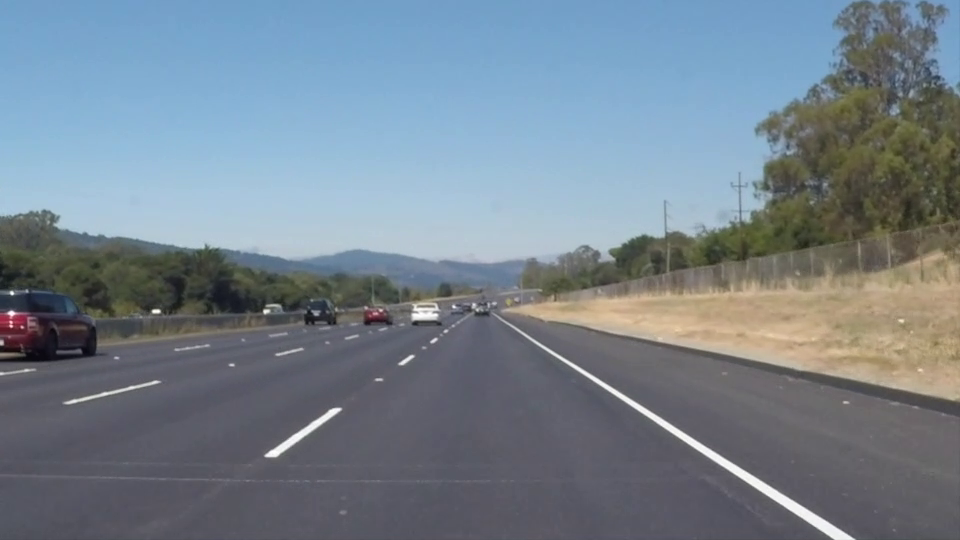
//> input picture frame 22 of solidWhiteRight.mp4, 960 x 540 px
$ ./main   (built with g++ and OpenCV 4)
//> lines starting //> are read from the running program, lines starting //| are printed output that depends on the picture
#include <iostream>
#include <opencv2/imgproc.hpp>
#include <opencv2/opencv.hpp>
#include <vector>

using namespace cv;

static int x_offset(490), y_offset(0), w1(855), w2(220), h(175);

int main() {
    VideoCapture cap("../solidWhiteRight.mp4");

    Mat frame, res, transform;

    while(frame.empty()) {
        cap >> frame;
//> frame is the input picture: 540 rows x 960 cols, CV_8UC3; mean B, G, R 141.9, 130.7, 117.7
    }

    namedWindow("Main", WINDOW_AUTOSIZE);
    createTrackbar("x offset", "Main", &x_offset, frame.size[1]);
    createTrackbar("y offset", "Main", &y_offset, frame.size[0]);
    createTrackbar("down width", "Main", &w1, frame.size[1]);
    createTrackbar("up width", "Main", &w2, frame.size[1]);
    createTrackbar("height", "Main", &h, frame.size[0]);

    namedWindow("Result", WINDOW_AUTOSIZE);

    std::vector<std::vector<Point>> pols;
    std::vector<Point> pol;
    std::vector<Point2f> persp_dst, persp_src;
    persp_dst.push_back(Point2f(0, 0));
    persp_dst.push_back(Point2f(frame.size[1], 0));
//> persp_dst = 2 Points (x, y): [0, 0], [960, 0]
    persp_dst.push_back(Point2f(frame.size[1], frame.size[0]));
    persp_dst.push_back(Point2f(0, frame.size[0]));
    while(true) {
        cap >> frame;
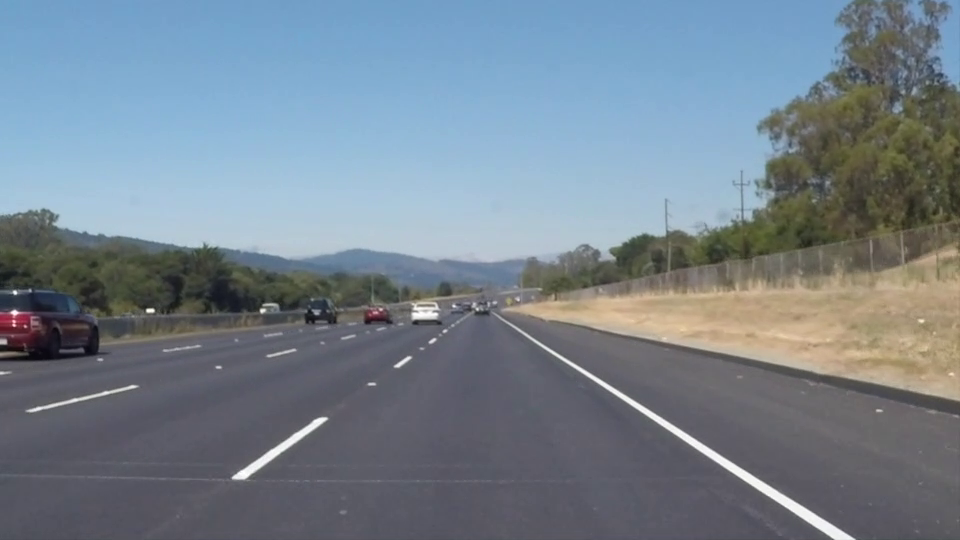
//> input picture frame 23 of solidWhiteRight.mp4, 960 x 540 px
//> frame is the input picture: 540 rows x 960 cols, CV_8UC3; mean B, G, R 142, 130.6, 117.8

        if(frame.empty()) {
            cap.set(CAP_PROP_POS_FRAMES, 0);
            continue;
        }

        frame.copyTo(res);

        pol.clear();
        pols.clear();
        pol.push_back(Point(x_offset - w1 / 2, frame.size[0] - y_offset));
//> pol = 1 Point (x, y): [63, 540]
        pol.push_back(Point(x_offset + w1 / 2, frame.size[0] - y_offset));
//> pol = 2 Points (x, y): [63, 540], [917, 540]
        pol.push_back(Point(x_offset + w2 / 2, frame.size[0] - y_offset - h));
        pol.push_back(Point(x_offset - w2 / 2, frame.size[0] - y_offset - h));
        pols.push_back(pol);
        polylines(frame, pols, true, Scalar(0, 255, 0), 2);

        putText(
            frame,
            format("FPS: %3.2f", cap.get(CAP_PROP_FPS)),
            Point(10, 25),
            FONT_HERSHEY_TRIPLEX,
            0.75,
            Scalar(0, 255, 0));

        putText(
            frame,
            format("Frame:        %5.0f", cap.get(CAP_PROP_POS_FRAMES)),
            Point(10, 50),
            FONT_HERSHEY_TRIPLEX,
            0.75,
            Scalar(0, 255, 0));

        putText(
            frame,
            format("Frames total: %5.0f", cap.get(CAP_PROP_FRAME_COUNT)),
            Point(10, 75),
            FONT_HERSHEY_TRIPLEX,
            0.75,
            Scalar(0, 255, 0));
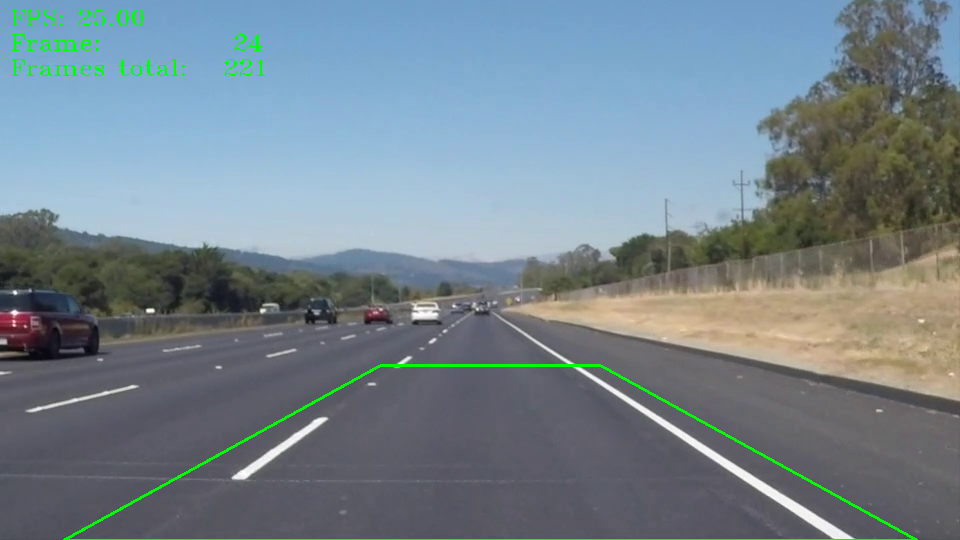
//> frame: 540 rows x 960 cols, CV_8UC3; mean B, G, R 140.6, 132, 116.8

        imshow("Main", frame);

        persp_src.clear();
        persp_src.push_back(Point2f(x_offset - w1 / 2, frame.size[0] - y_offset));
//> persp_src = 1 Point (x, y): [63, 540]
        persp_src.push_back(Point2f(x_offset + w1 / 2, frame.size[0] - y_offset));
        persp_src.push_back(Point2f(x_offset + w2 / 2, frame.size[0] - y_offset - h));
        persp_src.push_back(Point2f(x_offset - w2 / 2, frame.size[0] - y_offset - h));
        transform = getPerspectiveTransform(persp_src, persp_dst);
        warpPerspective(res, res, transform, { res.size[1], res.size[0] });
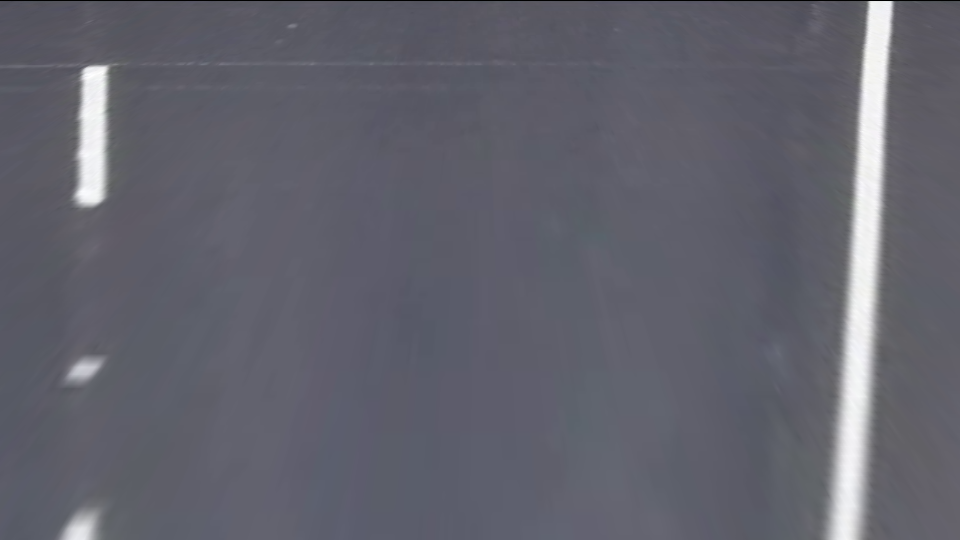
//> res: 540 rows x 960 cols, CV_8UC3; mean B, G, R 109.2, 98.7, 98.4

        imshow("Result", res);

        if(waitKey(10) == 27)
//> the Esc key is pressed
            break; // ESC
    }

    cap.release();
    return 0;
}

$ run again, starting later in the video
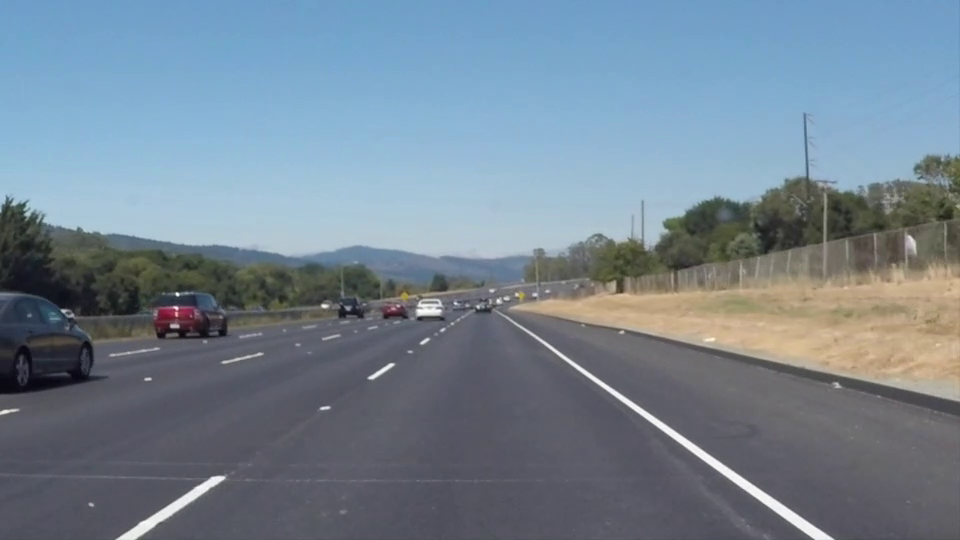
//> input picture frame 99 of solidWhiteRight.mp4, 960 x 540 px
//> frame is the input picture: 540 rows x 960 cols, CV_8UC3; mean B, G, R 146, 132.3, 116.7
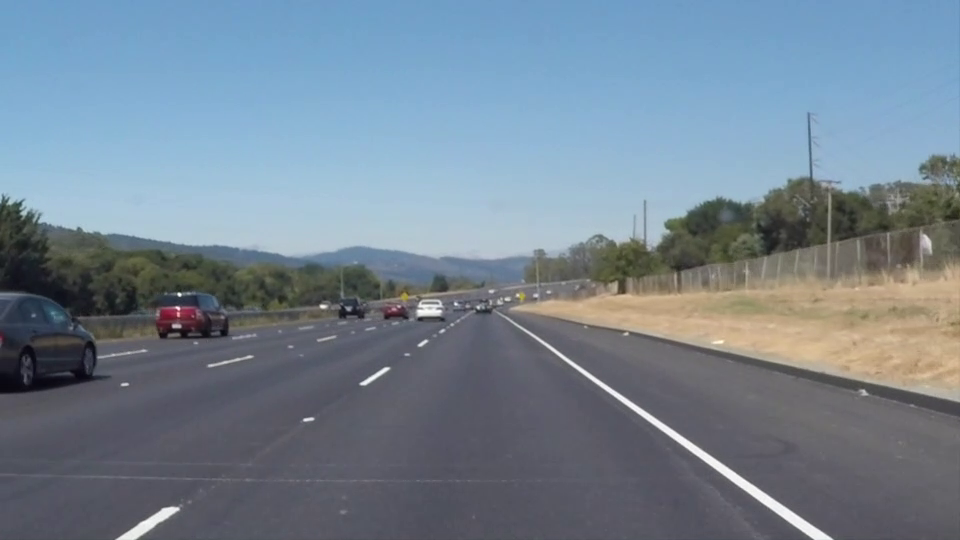
//> input picture frame 100 of solidWhiteRight.mp4, 960 x 540 px
//> frame is the input picture: 540 rows x 960 cols, CV_8UC3; mean B, G, R 145.9, 132, 116.7
//> `warpPerspective(res, res, transform, { res.size[1], res.size[0] });`:
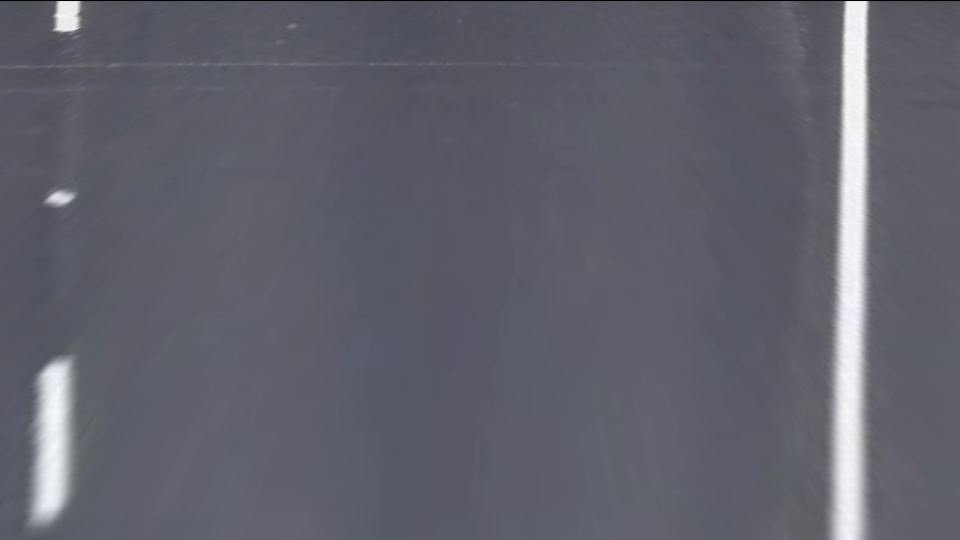
//> res: 540 rows x 960 cols, CV_8UC3; mean B, G, R 107.9, 97.1, 96.6

$ run again, starting later in the video
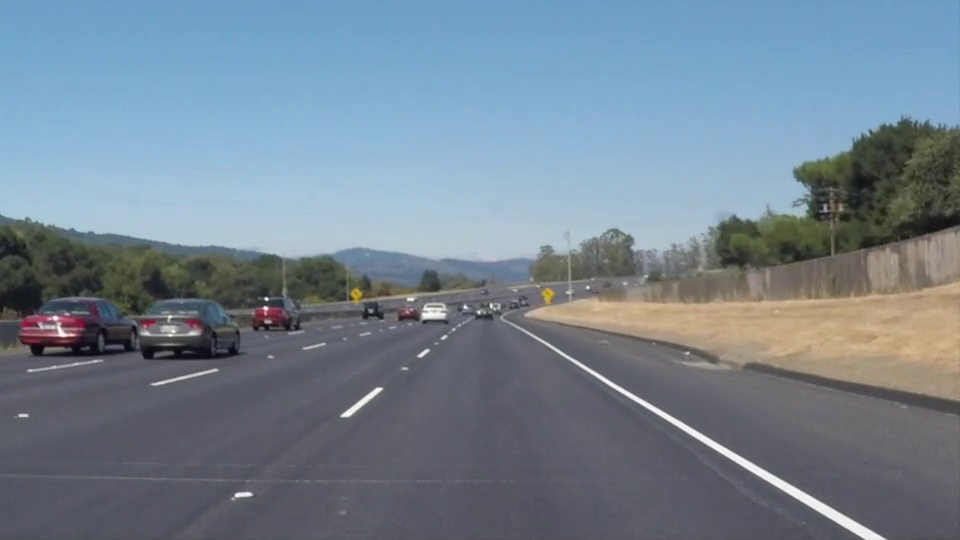
//> input picture frame 176 of solidWhiteRight.mp4, 960 x 540 px
//> frame is the input picture: 540 rows x 960 cols, CV_8UC3; mean B, G, R 145.2, 131.6, 116.5
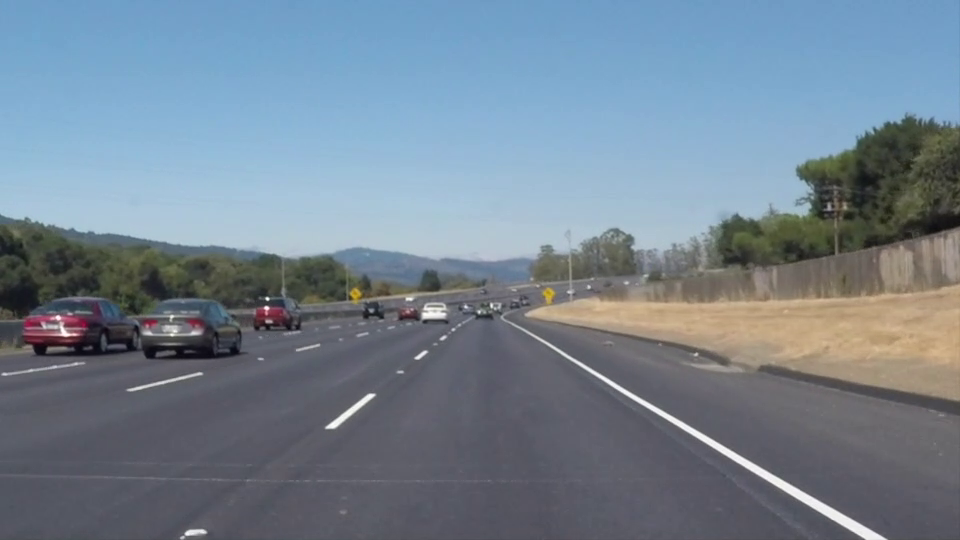
//> input picture frame 177 of solidWhiteRight.mp4, 960 x 540 px
//> frame is the input picture: 540 rows x 960 cols, CV_8UC3; mean B, G, R 145.3, 131.5, 116.5
//> `warpPerspective(res, res, transform, { res.size[1], res.size[0] });`:
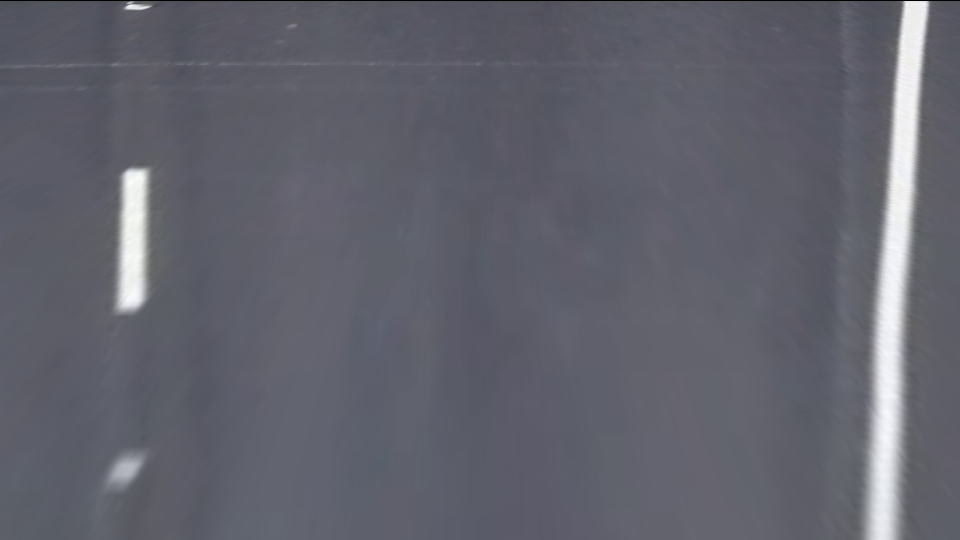
//> res: 540 rows x 960 cols, CV_8UC3; mean B, G, R 109, 98.7, 97.8
